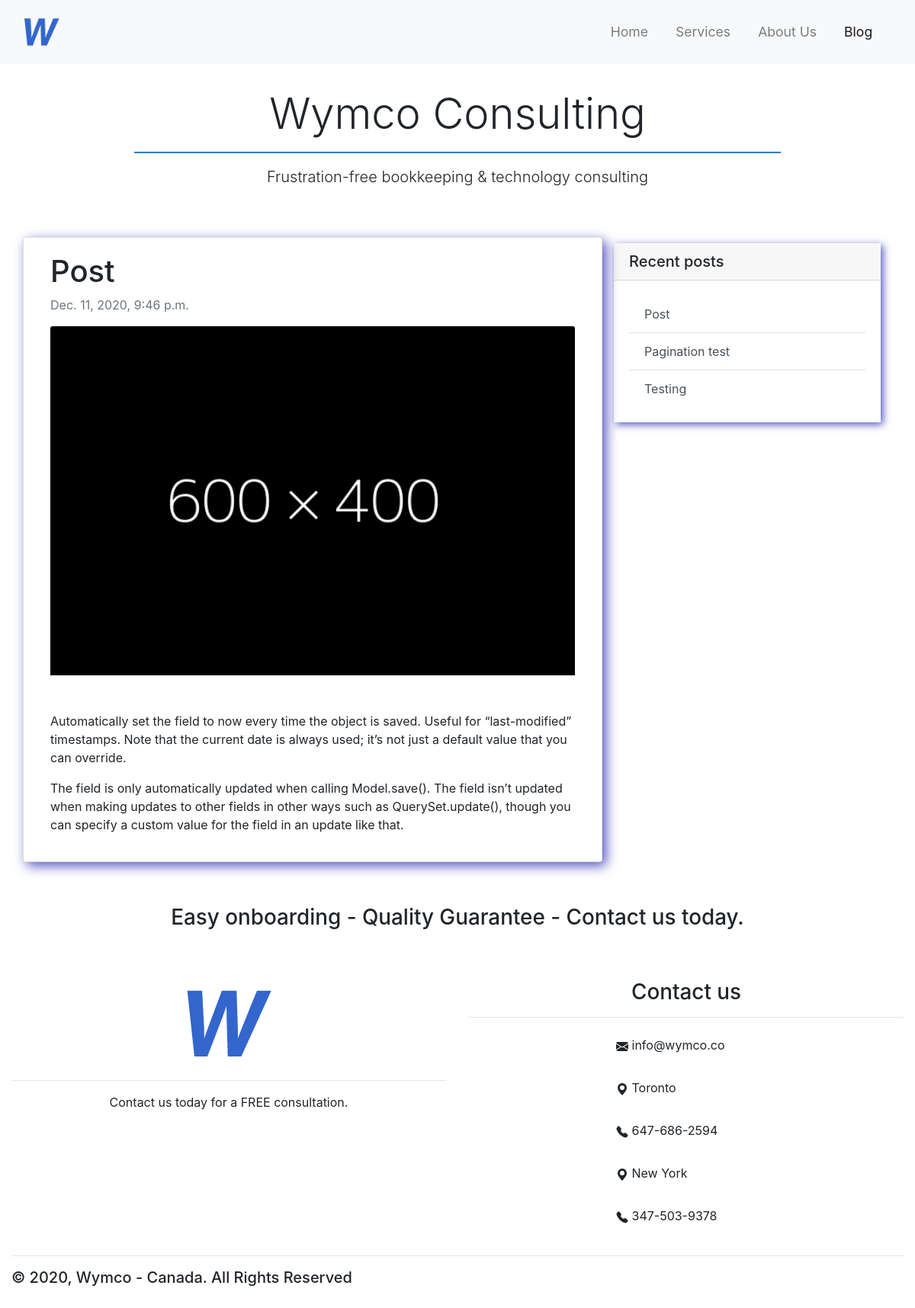
Screenshot of /blog/post/ with the database file from the repository.
### blog/models.py (models this page shows, shortened)
class BlogPost(models.Model):
    title = models.CharField(max_length=255, unique=True)
    content = models.TextField()
    slug = models.SlugField(max_length=255, unique=True)
    created_on = models.DateTimeField(auto_now_add=True)
    updated_on = models.DateTimeField(auto_now=True)
    status = models.IntegerField(choices=STATUS, default=0)
    image = models.ImageField(upload_to=post_images_path, blank=True)
    class Meta:
        ordering = ['-created_on']

### blog/views.py (the view)
# urls.py: path('<slug:slug>/', views.PostDetail.as_view(), name='post-detail'),
class PostDetail(BlogPostsSidebarMixin, DetailView):
    model = BlogPost

### blog/views.py (called while the page is built)
    def get_context_data(self, **kwargs):
        today = date.today()
        context = super().get_context_data(**kwargs)
        context['blogpost_list_sidebar_news'] = BlogPost.objects.filter(status=1, created_on__gte=today-timedelta(days=3)).order_by('-created_on')
        context['blogpost_list_sidebar'] = BlogPost.objects.filter(status=1, created_on__lte=today-timedelta(days=3)).order_by('-created_on')[:3]
        return context

### templates/blog/blogpost_detail.html (shortened to what this page needs)
{% extends 'blog/blog_base.html' %}
{% block content %}
    <div class="card col-md-8 mb-4  mt-3">
      <div class="card-body">
        <h1>{% block title %} {{ object.title }} {% endblock title %}</h1>
        <p class="text-muted">{{ object.created_on }}</p>
        {% if object.image %}
            <img src="{{ object.image.url }}" alt="{{ object.slug }}" class="card-img padding">
        {% endif %}
        <p class="card-text text-justify">{{ object.content | safe | linebreaks }}</p>
      </div>
    </div>
{% endblock content %}

### templates/blog/blog_base.html (shortened to what this page needs)
<!DOCTYPE html>
<html lang="en">
<head>
    {% load static %}
    <link rel="stylesheet" href="https://cdn.jsdelivr.net/npm/bootstrap@4.5.3/dist/css/bootstrap.min.css">
    <link rel="stylesheet" href="{% static 'css/style.css' %}">
</head>
<body>
    <nav class="navbar navbar-expand-md navbar-light bg-light sticky-top">
        <div class="container-fluid">
            <a class="navbar-brand" href="{% url 'index' %}"><img src="{% static 'img/logo.png' %}" alt="wymco"></a>
            <div class="collapse navbar-collapse" id="navbarResponsive">
                <ul class="navbar-nav ml-auto">
                    <li class="nav-item">
                        <a class="nav-link" href="{% url 'index' %}">Home</a>
                    </li>
                    <li class="nav-item">
                        <a class="nav-link" href="{% url 'services' %}">Services</a>
                    </li>
                    <li class="nav-item">
                        <a class="nav-link" href="{% url 'about-us' %}">About Us</a>
                    </li>
                    <li class="nav-item">
                        <a class="nav-link active" href="{% url 'blog-home' %}">Blog</a>
                    </li>
                </ul>
            </div>
        </div>
    </nav>
    <div class="container-fluid padding">
        <div class="row welcome text-center">
            <div class="col-12">
                    <h1 class="display-4">
                        <a href="{% url 'blog-home' %}">Wymco Consulting</a>
                    </h1>
                <hr>
                <p class="lead">
                    Frustration-free bookkeeping & technology consulting
                </p>
            </div>
        </div>
    </div>
    <div class="container">
        <div class="row padding">
            {% block content %}{% endblock %}
            <div class="col-md-4 float-right ">
                <div class="sidebar my-4">
                    <h5 class="card-header">Recent posts</h5>
                    <div class="card-body">
                        <ul class="list-group list-group-flush">
                            {% for post in blogpost_list_sidebar %}
                                <li class="list-group-item">
                                    <a href="{% url 'post-detail' post.slug %}" class="list-group-item-action">{{ post.title }}</a>
                                </li>
                            {% endfor %}
                        </ul>
                    </div>
                </div>
            </div>
        </div>
    </div>
    <footer>
        <div class="container-fluid padding">
            <div class="row">
                <div class="container-fluid padding">
                    <h3 class="text-center">Easy onboarding - Quality Guarantee - Contact us today.</h3><br>
                </div>
                <div class="col-md-6 text-center">
                    <img src="{% static 'img/logo.png' %}" alt="wymco">
                    <hr class="light">
                    <p>Contact us today for a FREE consultation. </p>
                </div>
                <div class="col-md-6 text-center">
                    <h3>Contact us</h3>
                    <hr class="light">
                    <div class="text-justify mx-auto" style="width: 200px;">
                    <p class="p-2">
                        info@wymco.co
                    </p>
                    <p class="p-2"><svg width="1em" height="1em" viewBox="0 0 16 16" class="bi bi-geo-alt-fill" fill="currentColor" xmlns="http://www.w3.org/2000/svg">
                            <path fill-rule="evenodd" d="M8 16s6-5.686 6-10A6 6 0 0 0 2 6c0 4.314 6 10 6 10zm0-7a3 3 0 1 0 0-6 3 3 0 0 0 0 6z"/>
                        </svg>
                        Toronto
                    </p>
                    <p class="p-2">
                        647-686-2594
                    </p>
                    <p class="p-2"><svg width="1em" height="1em" viewBox="0 0 16 16" class="bi bi-geo-alt-fill" fill="currentColor" xmlns="http://www.w3.org/2000/svg">
                            <path fill-rule="evenodd" d="M8 16s6-5.686 6-10A6 6 0 0 0 2 6c0 4.314 6 10 6 10zm0-7a3 3 0 1 0 0-6 3 3 0 0 0 0 6z"/>
                        </svg>
                        New York
                    </p>
                    <p class="p-2">
                        347-503-9378
                    </p>
                    </div>
                </div>
                <div class="col-12">
                    <hr class="light">
                    <h5>&copy; 2020, Wymco - Canada. All Rights Reserved</h5>
                </div>
            </div>
        </div>
    </footer>
</body>
</html>

### static/css/style.css (style rules this page uses)
html, body { height: 100%; width: 100%; }
h1 a { color: black; }
h1 a:link, h1 a:hover { text-decoration: none; color: #212529; }
h3 { font-size: 1.74rem; }
.padding { padding-bottom: 2rem; }
.welcome { width: 75%; margin: 0 auto; padding-top: 2rem; }
.welcome hr { border-top: 2px solid #337ab7; margin-bottom: 1rem; }
.navbar { padding: .8rem; }
.navbar-brand img { height: 3rem; }
.navbar-nav li { padding-right: 20px; }
.nav-link { font-size: 1.1em; }
.card { box-shadow: 5px 5px 16px #5454c2; }
.sidebar { box-shadow: 3px 3px 10px #5454c2; }

### rows the page displays
BlogPost: title "Post", created_on "Dec. 11, 2020, 9:46 p.m.", image (picture), content "Automatically set the field to now every time the object is saved. Useful for “last-modified” timestamps. Note that the current date is always used; it’s not just a default value that you can override. The field is only automatically updated when calling Model.save(). The field isn’t updated when making updates to other fields in other ways such as QuerySet.update(), though you can specify a custom value for the field in an update like that."
BlogPost: title "Pagination test"
BlogPost: title "Testing"
